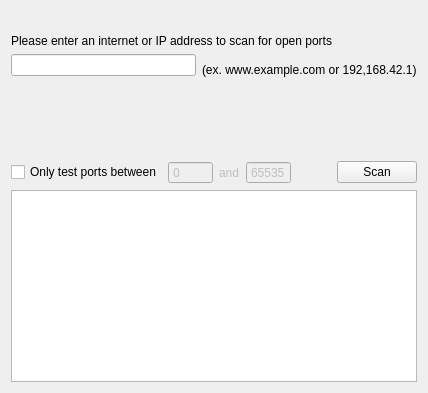
     <widget class="QWidget" name="tab_port_scan">
      <attribute name="title">
       <string>Port Scan</string>
      </attribute>
      <layout class="QVBoxLayout" name="verticalLayout_14">
       <property name="topMargin">
        <number>34</number>
       </property>
       <item>
        <widget class="QWidget" name="widget_7" native="true">
         <property name="minimumSize">
          <size>
           <width>0</width>
           <height>150</height>
          </size>
         </property>
         <property name="maximumSize">
          <size>
           <width>16777215</width>
           <height>150</height>
          </size>
         </property>
         <layout class="QVBoxLayout" name="verticalLayout_15">
          <property name="leftMargin">
           <number>0</number>
          </property>
          <property name="topMargin">
           <number>0</number>
          </property>
          <property name="rightMargin">
           <number>0</number>
          </property>
          <property name="bottomMargin">
           <number>0</number>
          </property>
          <item>
           <widget class="QLabel" name="label_15">
            <property name="text">
             <string>Please enter an internet or IP address to scan for open ports</string>
            </property>
           </widget>
          </item>
          <item>
           <layout class="QHBoxLayout" name="horizontalLayout_9">
            <property name="leftMargin">
             <number>0</number>
            </property>
            <property name="topMargin">
             <number>0</number>
            </property>
            <property name="rightMargin">
             <number>0</number>
            </property>
            <property name="bottomMargin">
             <number>0</number>
            </property>
            <item>
             <widget class="QLineEdit" name="port_scan_address_lineedit"/>
            </item>
            <item>
             <widget class="QLabel" name="label_16">
              <property name="text">
               <string>&lt;html&gt;&lt;head/&gt;&lt;body&gt;&lt;p&gt;&lt;span style=&quot; font-size:14pt; vertical-align:sub;&quot;&gt;(ex. www.example.com or 192,168.42.1)&lt;/span&gt;&lt;/p&gt;&lt;/body&gt;&lt;/html&gt;</string>
              </property>
             </widget>
            </item>
           </layout>
          </item>
          <item>
           <spacer name="verticalSpacer_7">
            <property name="orientation">
             <enum>Qt::Vertical</enum>
            </property>
            <property name="sizeHint" stdset="0">
             <size>
              <width>20</width>
              <height>40</height>
             </size>
            </property>
           </spacer>
          </item>
          <item>
           <layout class="QHBoxLayout" name="horizontalLayout_10">
            <property name="spacing">
             <number>6</number>
            </property>
            <property name="leftMargin">
             <number>0</number>
            </property>
            <property name="topMargin">
             <number>0</number>
            </property>
            <property name="rightMargin">
             <number>0</number>
            </property>
            <property name="bottomMargin">
             <number>0</number>
            </property>
            <item>
             <widget class="QCheckBox" name="port_scan_use_port_range_checkbox">
              <property name="text">
               <string>Only test ports between</string>
              </property>
             </widget>
            </item>
            <item alignment="Qt::AlignLeft">
             <widget class="QSpinBox" name="port_scan_port_from">
              <property name="enabled">
               <bool>false</bool>
              </property>
              <property name="buttonSymbols">
               <enum>QAbstractSpinBox::NoButtons</enum>
              </property>
              <property name="minimum">
               <number>0</number>
              </property>
              <property name="maximum">
               <number>65535</number>
              </property>
             </widget>
            </item>
            <item alignment="Qt::AlignLeft">
             <widget class="QLabel" name="port_scan_port_and_label">
              <property name="enabled">
               <bool>false</bool>
              </property>
              <property name="text">
               <string>and</string>
              </property>
             </widget>
            </item>
            <item alignment="Qt::AlignLeft">
             <widget class="QSpinBox" name="port_scan_port_to">
              <property name="enabled">
               <bool>false</bool>
              </property>
              <property name="buttonSymbols">
               <enum>QAbstractSpinBox::NoButtons</enum>
              </property>
              <property name="minimum">
               <number>1</number>
              </property>
              <property name="maximum">
               <number>65535</number>
              </property>
              <property name="value">
               <number>65535</number>
              </property>
             </widget>
            </item>
            <item>
             <spacer name="horizontalSpacer">
              <property name="orientation">
               <enum>Qt::Horizontal</enum>
              </property>
              <property name="sizeHint" stdset="0">
               <size>
                <width>40</width>
                <height>20</height>
               </size>
              </property>
             </spacer>
            </item>
            <item>
             <widget class="QPushButton" name="port_scan_button">
              <property name="text">
               <string>Scan</string>
              </property>
             </widget>
            </item>
           </layout>
          </item>
         </layout>
        </widget>
       </item>
       <item>
        <widget class="QTextBrowser" name="port_scan_text_browser">
         <property name="font">
          <font>
           <family>Monospace</family>
          </font>
         </property>
         <property name="lineWrapMode">
          <enum>QTextEdit::NoWrap</enum>
         </property>
        </widget>
       </item>
      </layout>
     </widget>
